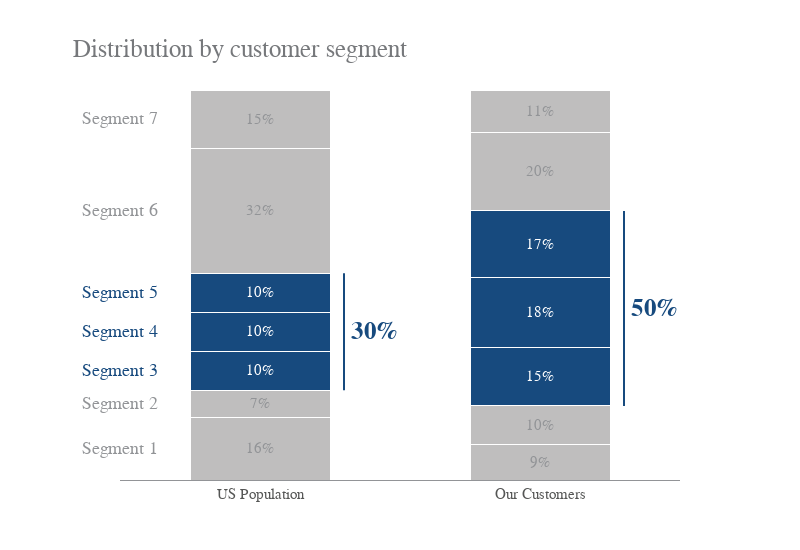

The notebook cell saved with this chart:
### Markdown cell above
## Data Visualization

### Code cell
fig = go.Figure()

# Plot -------------------------
fig.add_trace(
    go.Bar(
        x=df.index,
        y=df['Segment 1'],
        name="Segment 1",
        marker=dict(color=GRAY9, line=dict(color='white', width=1)),
        width=0.5
    )
)

fig.add_trace(
    go.Bar(
        x=df.index,
        y=df['Segment 2'],
        name="Segment 2",
        marker=dict(color=GRAY9, line=dict(color='white', width=1)),
        width=0.5
    )
)

fig.add_trace(
    go.Bar(
        x=df.index,
        y=df['Segment 3'],
        name="Segment 3",
        marker=dict(color=BLUE1, line=dict(color='white', width=1)),
        width=0.5
    )
)

fig.add_trace(
    go.Bar(
        x=df.index,
        y=df['Segment 4'],
        name="Segment 4",
        marker=dict(color=BLUE1, line=dict(color='white', width=1)),
        width=0.5
    )
)

fig.add_trace(
    go.Bar(
        x=df.index,
        y=df['Segment 5'],
        name="Segment 5",
        marker=dict(color=BLUE1, line=dict(color='white', width=1)),
        width=0.5
    )
)

fig.add_trace(
    go.Bar(
        x=df.index,
        y=df['Segment 6'],
        name="Segment 6",
        marker=dict(color=GRAY9, line=dict(color='white', width=1)),
        width=0.5
    )
)

fig.add_trace(
    go.Bar(
        x=df.index,
        y=df['Segment 7'],
        name="Segment 7",
        marker=dict(color=GRAY9, line=dict(color='white', width=1)),
        width=0.5
    )
)

fig.add_vline(
    x=0.3,
    y0=0.23,
    y1=0.53,
    line=dict(color=BLUE1)
)

fig.add_vline(
    x=1.3,
    y0=0.19,
    y1=0.69,
    line=dict(color=BLUE1)
)

# Annotation -------------------
accumulation_0 = 0
accumulation_1 = 0
colors1 = [GRAY7] * 2 + [BLUE1] * 3 + [GRAY7] * 2
colors2 = [GRAY7] * 2 + ["white"] * 3 + [GRAY7] * 2
for i in range(7):
    fig.add_annotation(
        text=df.columns[i],
        font=dict(color=colors1[i], size=18, family="Arial"),
        x=-0.5,
        y=accumulation_0 + df.iloc[0, i] / 2,
        xshift=0,
        showarrow=False,
    )
    
    fig.add_annotation(
        text=str(round(df.iloc[0, i] * 100)) + "%",
        font=dict(color=colors2[i], size=15, family="Arial"),
        x=0,
        y=accumulation_0 + df.iloc[0, i] / 2,
        showarrow=False,
    )
    
    fig.add_annotation(
        text=str(round(df.iloc[1, i] * 100)) + "%",
        font=dict(color=colors2[i], size=15, family="Arial"),
        x=1,
        y=accumulation_1 + df.iloc[1, i] / 2,
        showarrow=False
    )
    accumulation_0 += df.iloc[0, i]
    accumulation_1 += df.iloc[1, i]
    
fig.add_annotation(
    text="<b>30%</b>",
    font=dict(color=BLUE1, size=25, family="Arial"),
    x=0.3,
    y=0.38,
    xshift=30,
    showarrow=False,
)

fig.add_annotation(
    text="<b>50%</b>",
    font=dict(color=BLUE1, size=25, family="Arial"),
    x=1.3,
    y=0.44,
    xshift=30,
    showarrow=False,
)

# Text -------------------------
fig.add_annotation(
    text="Distribution by customer segment",
    font=dict(color=GRAY5, size=25, family="Arial"),
    x=0,
    y=1,
    xshift=-20,
    yshift=40,
    showarrow=False,
)

# Layout -----------------------
fig.update_layout(
    width=800,
    height=550,
    margin=dict(t=90, b=70, l=120, r=120),
    paper_bgcolor="white",
    plot_bgcolor="white",
    showlegend=False,
    barmode="stack",
)

fig.update_xaxes(
    tickfont=dict(color=GRAY3, size=15, family="Arial"),
    linecolor=GRAY7,
    range=[-0.5, 1.5]
)

fig.update_yaxes(
    tickfont=dict(color=GRAY7, size=15, family="Arial"),
    tickcolor=GRAY7,
    linecolor=GRAY7,
    showline=False,
    showticklabels=False,
    range=[0, 1]
)

### Figure 1 — Plotly figure (JSON) as saved in the notebook; plotly's stock layout.template omitted (floating-point values rounded to 4 significant figures)
{"data": [{"marker": {"color": "#BFBEBE", "line": {"color": "white", "width": 1}}, "name": "Segment 1", "type": "bar", "width": 0.5, "x": ["US Population", "Our Customers"], "y": [0.16, 0.09]}, {"marker": {"color": "#BFBEBE", "line": {"color": "white", "width": 1}}, "name": "Segment 2", "type": "bar", "width": 0.5, "x": ["US Population", "Our Customers"], "y": [0.07, 0.1]}, {"marker": {"color": "#174A7E", "line": {"color": "white", "width": 1}}, "name": "Segment 3", "type": "bar", "width": 0.5, "x": ["US Population", "Our Customers"], "y": [0.1, 0.15]}, {"marker": {"color": "#174A7E", "line": {"color": "white", "width": 1}}, "name": "Segment 4", "type": "bar", "width": 0.5, "x": ["US Population", "Our Customers"], "y": [0.1, 0.18]}, {"marker": {"color": "#174A7E", "line": {"color": "white", "width": 1}}, "name": "Segment 5", "type": "bar", "width": 0.5, "x": ["US Population", "Our Customers"], "y": [0.1, 0.17]}, {"marker": {"color": "#BFBEBE", "line": {"color": "white", "width": 1}}, "name": "Segment 6", "type": "bar", "width": 0.5, "x": ["US Population", "Our Customers"], "y": [0.32, 0.2]}, {"marker": {"color": "#BFBEBE", "line": {"color": "white", "width": 1}}, "name": "Segment 7", "type": "bar", "width": 0.5, "x": ["US Population", "Our Customers"], "y": [0.15, 0.11]}], "layout": {"annotations": [{"font": {"color": "#929497", "family": "Arial", "size": 18}, "showarrow": false, "text": "Segment 1", "x": -0.5, "xshift": 0, "y": 0.08}, {"font": {"color": "#929497", "family": "Arial", "size": 15}, "showarrow": false, "text": "16%", "x": 0, "y": 0.08}, {"font": {"color": "#929497", "family": "Arial", "size": 15}, "showarrow": false, "text": "9%", "x": 1, "y": 0.045}, {"font": {"color": "#929497", "family": "Arial", "size": 18}, "showarrow": false, "text": "Segment 2", "x": -0.5, "xshift": 0, "y": 0.195}, {"font": {"color": "#929497", "family": "Arial", "size": 15}, "showarrow": false, "text": "7%", "x": 0, "y": 0.195}, {"font": {"color": "#929497", "family": "Arial", "size": 15}, "showarrow": false, "text": "10%", "x": 1, "y": 0.14}, {"font": {"color": "#174A7E", "family": "Arial", "size": 18}, "showarrow": false, "text": "Segment 3", "x": -0.5, "xshift": 0, "y": 0.28}, {"font": {"color": "white", "family": "Arial", "size": 15}, "showarrow": false, "text": "10%", "x": 0, "y": 0.28}, {"font": {"color": "white", "family": "Arial", "size": 15}, "showarrow": false, "text": "15%", "x": 1, "y": 0.265}, {"font": {"color": "#174A7E", "family": "Arial", "size": 18}, "showarrow": false, "text": "Segment 4", "x": -0.5, "xshift": 0, "y": 0.38}, {"font": {"color": "white", "family": "Arial", "size": 15}, "showarrow": false, "text": "10%", "x": 0, "y": 0.38}, {"font": {"color": "white", "family": "Arial", "size": 15}, "showarrow": false, "text": "18%", "x": 1, "y": 0.43}, {"font": {"color": "#174A7E", "family": "Arial", "size": 18}, "showarrow": false, "text": "Segment 5", "x": -0.5, "xshift": 0, "y": 0.48}, {"font": {"color": "white", "family": "Arial", "size": 15}, "showarrow": false, "text": "10%", "x": 0, "y": 0.48}, {"font": {"color": "white", "family": "Arial", "size": 15}, "showarrow": false, "text": "17%", "x": 1, "y": 0.605}, {"font": {"color": "#929497", "family": "Arial", "size": 18}, "showarrow": false, "text": "Segment 6", "x": -0.5, "xshift": 0, "y": 0.69}, {"font": {"color": "#929497", "family": "Arial", "size": 15}, "showarrow": false, "text": "32%", "x": 0, "y": 0.69}, {"font": {"color": "#929497", "family": "Arial", "size": 15}, "showarrow": false, "text": "20%", "x": 1, "y": 0.79}, {"font": {"color": "#929497", "family": "Arial", "size": 18}, "showarrow": false, "text": "Segment 7", "x": -0.5, "xshift": 0, "y": 0.925}, {"font": {"color": "#929497", "family": "Arial", "size": 15}, "showarrow": false, "text": "15%", "x": 0, "y": 0.925}, {"font": {"color": "#929497", "family": "Arial", "size": 15}, "showarrow": false, "text": "11%", "x": 1, "y": 0.945}, {"font": {"color": "#174A7E", "family": "Arial", "size": 25}, "showarrow": false, "text": "<b>30%</b>", "x": 0.3, "xshift": 30, "y": 0.38}, {"font": {"color": "#174A7E", "family": "Arial", "size": 25}, "showarrow": false, "text": "<b>50%</b>", "x": 1.3, "xshift": 30, "y": 0.44}, {"font": {"color": "#76787B", "family": "Arial", "size": 25}, "showarrow": false, "text": "Distribution by customer segment", "x": 0, "xshift": -20, "y": 1, "yshift": 40}], "barmode": "stack", "height": 550, "margin": {"b": 70, "l": 120, "r": 120, "t": 90}, "paper_bgcolor": "white", "plot_bgcolor": "white", "shapes": [{"line": {"color": "#174A7E"}, "type": "line", "x0": 0.3, "x1": 0.3, "xref": "x", "y0": 0.23, "y1": 0.53, "yref": "y domain"}, {"line": {"color": "#174A7E"}, "type": "line", "x0": 1.3, "x1": 1.3, "xref": "x", "y0": 0.19, "y1": 0.69, "yref": "y domain"}], "showlegend": false, "width": 800, "xaxis": {"linecolor": "#929497", "range": [-0.5, 1.5], "tickfont": {"color": "#555655", "family": "Arial", "size": 15}}, "yaxis": {"linecolor": "#929497", "range": [0, 1], "showline": false, "showticklabels": false, "tickcolor": "#929497", "tickfont": {"color": "#929497", "family": "Arial", "size": 15}}}}
